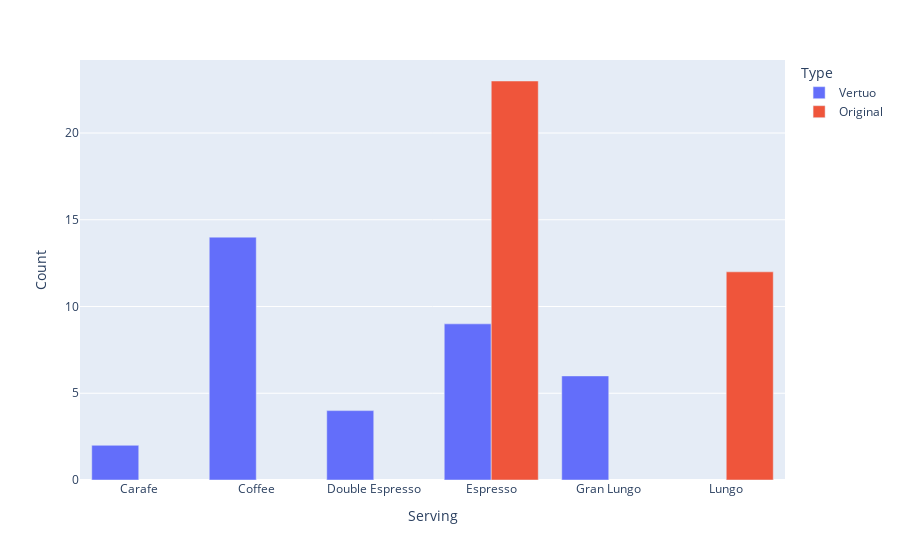

The notebook cell saved with this chart:
### Code cell
px.bar(
    df_temp2, 
    x='Serving', 
    y='Count',
    color='Type',
    barmode='group'
)

### Figure 1 — Plotly figure (JSON) as saved in the notebook; plotly's stock layout.template omitted (floating-point values rounded to 4 significant figures)
{"data": [{"alignmentgroup": "True", "hovertemplate": "Type=Vertuo<br>Serving=%{x}<br>Count=%{y}<extra></extra>", "legendgroup": "Vertuo", "marker": {"color": "#636efa", "pattern": {"shape": ""}}, "name": "Vertuo", "offsetgroup": "Vertuo", "orientation": "v", "showlegend": true, "textposition": "auto", "type": "bar", "x": ["Carafe", "Coffee", "Double Espresso", "Espresso", "Gran Lungo"], "xaxis": "x", "y": [2, 14, 4, 9, 6], "yaxis": "y"}, {"alignmentgroup": "True", "hovertemplate": "Type=Original<br>Serving=%{x}<br>Count=%{y}<extra></extra>", "legendgroup": "Original", "marker": {"color": "#EF553B", "pattern": {"shape": ""}}, "name": "Original", "offsetgroup": "Original", "orientation": "v", "showlegend": true, "textposition": "auto", "type": "bar", "x": ["Espresso", "Lungo"], "xaxis": "x", "y": [23, 12], "yaxis": "y"}], "layout": {"barmode": "group", "legend": {"title": {"text": "Type"}, "tracegroupgap": 0}, "margin": {"t": 60}, "xaxis": {"anchor": "y", "domain": [0, 1], "title": {"text": "Serving"}}, "yaxis": {"anchor": "x", "domain": [0, 1], "title": {"text": "Count"}}}}
